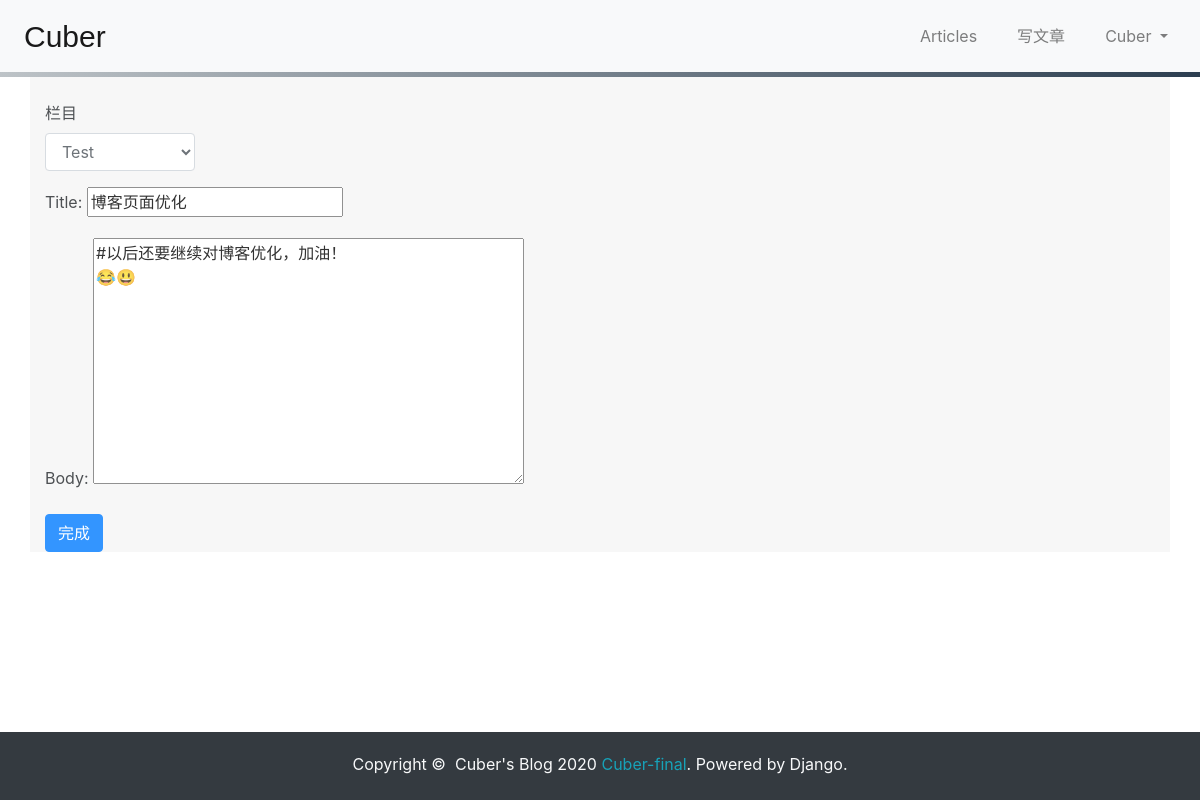
The page /article/article-update/18/ (signed in) on the database its author committed.
### apps/article/models.py (models this page shows, shortened)
class ArticlePost(models.Model):
    author = models.ForeignKey(User, on_delete=models.CASCADE)
    column = models.ForeignKey(ArticleColumn,
                               null=True,
                               blank=True,
                               on_delete=models.CASCADE,
                               related_name='article'
                               )
    title = models.CharField(max_length=100)
    body = MDTextField()
    created = models.DateTimeField(default=timezone.now)
    updated = models.DateTimeField(auto_now=True)
    total_views = models.PositiveIntegerField(default=0)
    class Meta:
        ordering = ('-created',)

class ArticleColumn(models.Model):
    title = models.CharField(max_length=100, blank=True)
    created = models.DateTimeField(default=timezone.now)
    def __str__(self):
        return self.title

### apps/article/views.py (the view)
# urls.py: path('article-update/<int:id>/', views.article_update, name='article_update'),
@login_required(login_url='/userprofile/login/')
def article_update(request, id):
    article = ArticlePost.objects.get(id=id)
    if request.user != article.author:
        return HttpResponse("抱歉，您无权修改此文章!")
    if request.method == "POST":
        article_post_form = ArticlePostForm(data=request.POST)
        if article_post_form.is_valid():
            article.title = request.POST['title']
            article.body = request.POST['body']
            if request.POST['column'] != 'none':
                article.column = ArticleColumn.objects.get(id=request.POST['column'])
            else:
                article.column = None
            article.save()
            return redirect("article:article_detail", id=id)
        else:
            return HttpResponse("表单内容有误，请重新填写。")
    else:
        old_context = {'title': article.title, 'body': article.body}
        columns = ArticleColumn.objects.all()
        article_post_form = ArticlePostForm(initial=old_context)
        context = {'article': article,
                   'article_post_form': article_post_form,
                   'columns': columns}
        return render(request, 'article/update.html', context)

### apps/article/forms.py
class ArticlePostForm(forms.ModelForm):
    class Meta:
        model = ArticlePost
        fields = ('title', 'body')

### templates/article/update.html (shortened to what this page needs)
{% extends "base.html" %}
{% load static %}
{% block content %}
    <div class="container">
        <div class="row">
            <div class="col-12">
                <br>
                <form method="post" action=".">
                    <div class="form-group">
                        <label for="column">栏目</label>
                        <select class="form-control"
                                id="column"
                                name="column"
                                style="width: 150px"
                        >
                            {% for column in columns %}
                                <option value="{{ column.id }}"
                                        {% if column.id == article.column.id %}
                                        selected
                                        {% endif %}>
                                    {{ column }}
                                </option>
                            {% endfor %}
                        </select>
                    </div>
                    {{ article_post_form.as_p }}
                    <button type="submit" class="btn btn-primary">完成</button>
                </form>
            </div>
        </div>
    </div>
{% endblock content %}

### templates/header.html (shortened to what this page needs)
<nav class="navbar  navbar-expand-lg navbar-light bg-light">
    <a class="navbar-brand ml-2" id="Site_Logo" href="{% url 'homepage' %}"
       style="font-family: CFRn,Minecrafter,Azonix,sans-serif">Cuber</a>
    <div class="collapse navbar-collapse" id="navbarSupportedContent">
        <ul class="navbar-nav ml-auto">
            <li class="nav-item mr-4">
                <a class="nav-link py-md-3" id="hp_link" href="{% url 'article:article_list' %}">Articles
                            </a>
            </li>
            <li class="nav-item mr-4">
                <a class="nav-link py-md-3" id="wt_link" href="{% url 'article:article_create' %}">写文章</a>
            </li>
            {% if user.is_authenticated %}
                <li class="nav-item mr-2 dropdown ">
                    <a class="nav-link dropdown-toggle py-md-3" href="#" id="navbarDropdown" role="button"
                       data-toggle="dropdown"
                       aria-haspopup="true" aria-expanded="false">
                        {{ user.username }}
                    </a>
                </li>
            {% else %}
                <li class="nav-item mr-2">
                    <a class="nav-link py-md-3" href="{% url 'userprofile:login' %}">Login</a>
                </li>
            {% endif %}
        </ul>
    </div>
</nav>
<div id="dividing_line"></div>

### static/custom/pr_custom.css (style rules this page uses)
html { height: 100%; }
body { position: relative; min-height: 100%; width: 100%; background-image: url('/static/image/Blog/Home.jpg'); background-attachment: fixed; background-position: center; background-size: cover; top: 0; bottom: 0; background-repeat: no-repeat; }
#Site_Logo { font-size: 30px; margin-right: 40px; }
.row { background-color: whitesmoke; opacity: 0.8; }
#dividing_line { width: 100%; height: 5px; background: -webkit-linear-gradient(to right, rgb(189, 195, 199), rgb(44, 62, 80)); background: linear-gradient(to right, rgb(189, 195, 199), rgb(44, 62, 80)); }

### rows shown on the page
ArticlePost: column "Test", title "博客页面优化", body "#以后还要继续对博客优化，加油！ 😂😃"

### other values the page prints
{{ user.username }} "Cuber"
